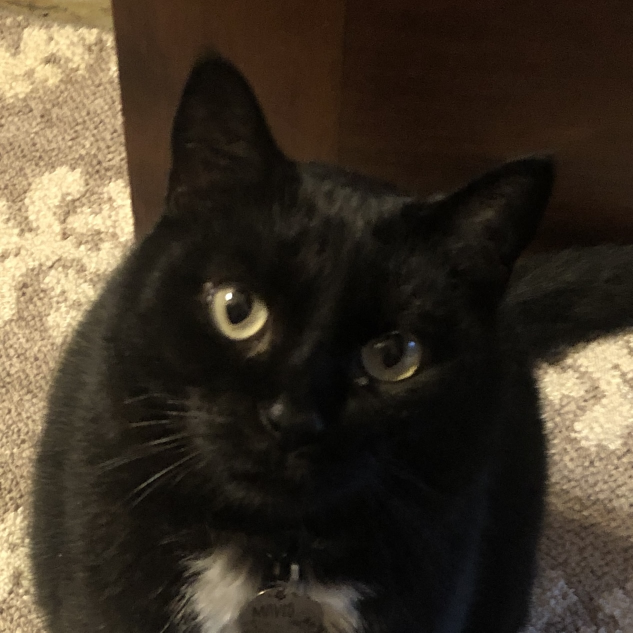
#> input picture data/mavis.png, 1265 x 1265 px, found by its file name (shown at 1/2 size); the run also reads 1 picture not shown here
$ jupyter execute hw2.ipynb
#> lines starting #> are read from the running program, lines starting #| are printed output that depends on the picture; after the words box and inside, x2 and y2 are one past the last pixel; in counts of white or black regions, pixels touching at a corner belong together; pictures that were not available may be replaced by others from this repository, and a replacement may not be noted
COMP 546 Computer Vision\
HW 2\
Kevin McCoy

[cell 1]
# imports

import numpy as np
from scipy import signal
import cv2
import matplotlib.pyplot as plt
from google.colab.patches import cv2_imshow

[cell 2]
# Problem 1.1

def gaussian2D(sigma, kernel_size):
    x, y = np.meshgrid(np.linspace(-1, 1, kernel_size[0]),
                       np.linspace(-1, 1, kernel_size[1]))

    sum_squares = np.sqrt(x**2+y**2)

    kernel = np.exp(-(sum_squares**2 / (2.0 * sigma**2)))

    return kernel / sum(sum(kernel))

f = gaussian2D(1, (9,9))

plt.imshow(f, interpolation="nearest", origin="upper")
plt.colorbar()
plt.show()

[cell 3]
# Problem 1.2

def blur(img, kernel):
    return signal.convolve2d(img, kernel, mode="same")


# Prepare images
A = cv2.imread("/content/mavis.png")
#> A is the input picture: shape (1265, 1265, 3); mean B, G, R 39.2, 52.3, 62.1
B = cv2.imread("/content/hazel.png")
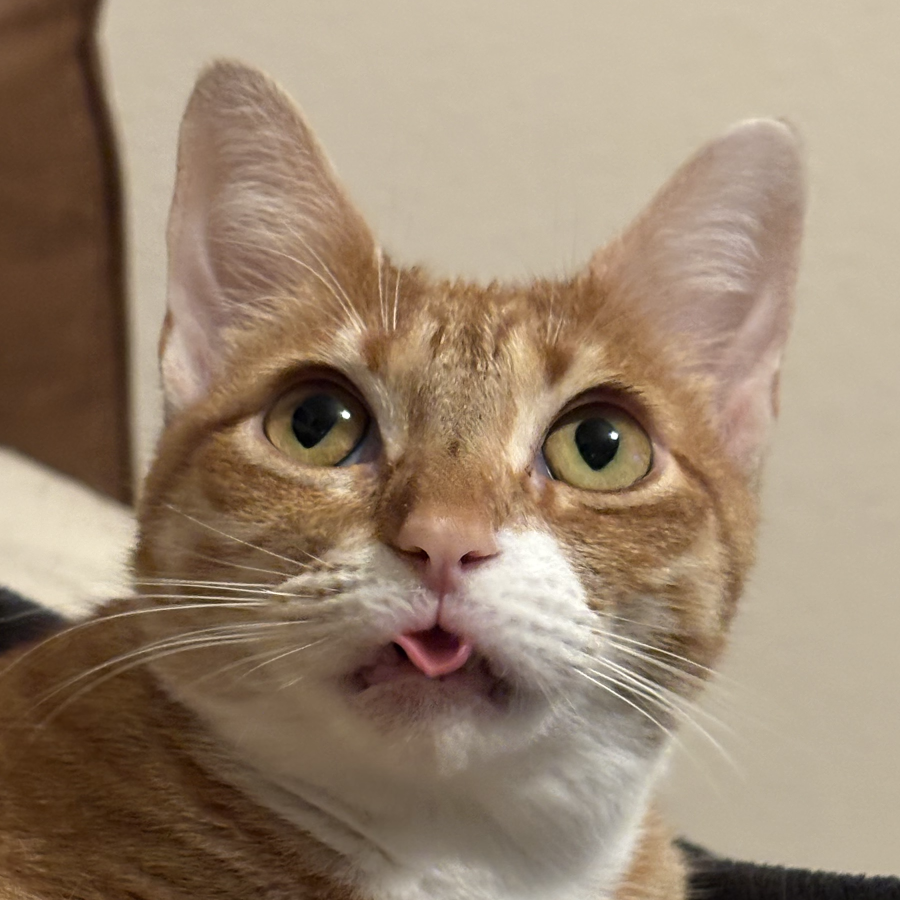
#> input picture data/hazel.png, 1800 x 1800 px, found by its file name (shown at 1/2 size)
#> B is the input picture: shape (1800, 1800, 3); mean B, G, R 112.3, 133.7, 154

A = cv2.cvtColor(A, cv2.COLOR_BGR2GRAY)
#> A: shape (1265, 1265)
B = cv2.cvtColor(B, cv2.COLOR_BGR2GRAY)
#> B: shape (1800, 1800)

A = cv2.resize(A, (256, 256)).astype(np.float32)
#> A: shape (256, 256) float32
B = cv2.resize(B, (256, 256)).astype(np.float32)
#> B: shape (256, 256) float32


# cv2_imshow(A)
# cv2_imshow(B)

# cv2_imshow(blur(A, gaussian2D(5, (10, 10))))

kernel = gaussian2D(1, (15, 15))

blur_B = blur(B, kernel)
blur_A = (A-blur(A, kernel))

C = blur_B + blur_A

cv2_imshow(C)

C_down = C[::2, ::2]
C_down = C_down[::2, ::2]
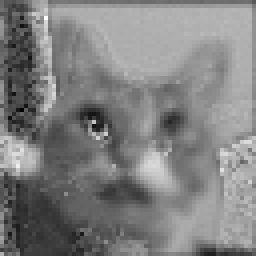
#> C_down: shape (64, 64) float64 (shown 4 times larger); min -15.2, max 284.2, mean 136.3; drawn with min black and max white

cv2_imshow(C_down)

cv2.imwrite('C.png',C)
cv2.imwrite('c_down.png',C_down)
#> Out = True

[cell 4]
# Problem 1.3

A_f = np.log(np.abs(np.fft.fftshift(np.fft.fft2(A))))
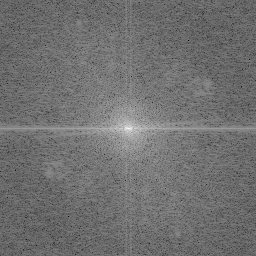
#> A_f: shape (256, 256) float64; min 1.34, max 15.07, mean 7.4; drawn with min black and max white
B_f = np.log(np.abs(np.fft.fftshift(np.fft.fft2(B))))
blur_B_f = np.log(np.abs(np.fft.fftshift(np.fft.fft2(blur_B))))
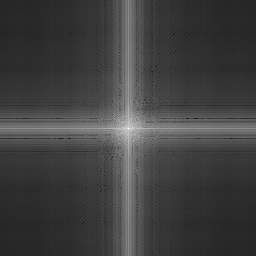
#> blur_B_f: shape (256, 256) float64; min -0.12, max 15.99, mean 3.96; drawn with min black and max white
blur_A_f = np.log(np.abs(np.fft.fftshift(np.fft.fft2(blur_A))))
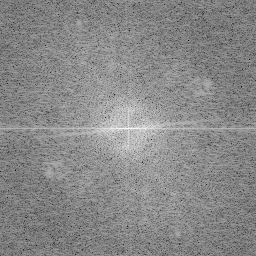
#> blur_A_f: shape (256, 256) float64; min 2.03, max 11.98, mean 7.37; drawn with min black and max white
C_f = np.log(np.abs(np.fft.fftshift(np.fft.fft2(C))))

plt.imshow(A_f)
plt.savefig("A_f.png")
plt.imshow(B_f)
plt.savefig("B_f.png")
plt.imshow(blur_B_f)
plt.savefig("blur_B_f.png")
plt.imshow(blur_A_f)
plt.savefig("blur_A_f.png")
plt.imshow(C_f)
plt.savefig("C_f.png")

[cell 5]
# [6 lines of commented-out code are left out]

[cell 6]
# Problem 1.5

# We can apply fourier transform to both images, and divide the blurred Fourier image by the original Foruier image. This is because convoultion in image space is equivalent to multiplication in Fourier space.


# est = blur_B_f / B_f

# est = np.fft.ifft2(est)

# plt.imshow(np.abs(est))

[cell 7]
# Problem 2.1

def gausspyr(I, n_levels, sigma):

  lst = list([I])

  new_I = I

  for level in range(1, n_levels):

    new_I = blur(new_I, gaussian2D(sigma, (20,20)))

    new_I = new_I[::2, ::2]

    lst = lst + [new_I]

  return lst

[cell 8]
# Problem 2.2

def lappyr(I, n_levels, sigma):

  g_pyra = gausspyr(I, n_levels, sigma)

  lst = list()

  for i in range(n_levels-1):

    x, y = g_pyra[i].shape

    new_img = np.zeros((x,y))

    new_img[::2, ::2] = g_pyra[i+1]

    new_img = blur(new_img, np.array([[0.25, 0.5, 0.25], [0.5, 1, 0.5], [0.25, 0.5, 0.25]]))

    new_img = g_pyra[i] - new_img

    lst = lst + [new_img]

  lst = lst + [g_pyra[-1]]

  return lst

[cell 9]
# Reset images

A = cv2.imread("/content/mavis.png")
B = cv2.imread("/content/hazel.png")

A = cv2.resize(A, (256, 256))
#> A: shape (256, 256, 3)
B = cv2.resize(B, (256, 256))
#> B: shape (256, 256, 3)

cv2_imshow(B[:,:,0])

[cell 10]
mask = np.concatenate((np.zeros((256, 128)), np.ones((256, 128))), axis=1).astype(np.uint8)*255

for img in gausspyr(mask, 4, 5):
  cv2_imshow(img)
#> this loop made 4 passes
#> pass 1, `cv2_imshow(img)`:
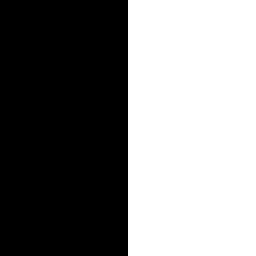
#> shown: shape (256, 256); 50% white; 1 white region, box (x1, y1, x2, y2) and area: (128, 0, 256, 256) 32768

[cell 11]
b_lp = lappyr(B[:,:,0], 4, 1)
#> in gausspyr (call 2), `lst = list([I])`: lst = 1 item
#> the loop in gausspyr (call 2), `for level in range(1, n_levels): ` made 3 passes
#> pass 1, in gausspyr (call 2), `new_I = blur(new_I, gaussian2D(sigma, (20,20)))`:
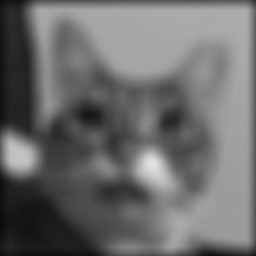
#> new_I: shape (256, 256) float64; min 11.78, max 225.5, mean 108.2
#> in lappyr, `g_pyra = gausspyr(I, n_levels, sigma)`: g_pyra = 4 items
#> the loop in lappyr, `for i in range(n_levels-1): ` made 3 passes
#> pass 1, in lappyr, `new_img = g_pyra[i] - new_img`:
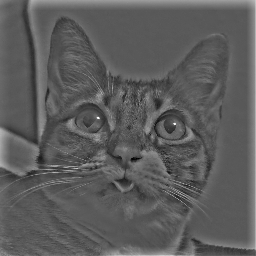
#> new_img: shape (256, 256) float64; min -117.5, max 217.8, mean 4.2; drawn with min black and max white
#> after the loop in lappyr, `for i in range(n_levels-1):`:
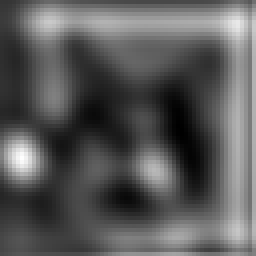
#> new_img: shape (64, 64) float64 (shown 4 times larger); min -26.85, max 84.65, mean 12.4; drawn with min black and max white
#> b_lp = 4 items
g_lp = lappyr(B[:,:,1], 4, 1)
#> call 3 of gausspyr, with n_levels = 4, sigma = 1
#> in gausspyr (call 3), `lst = list([I])`: lst = 1 item
#> after the loop in gausspyr (call 3), `for level in range(1, n_levels):`:
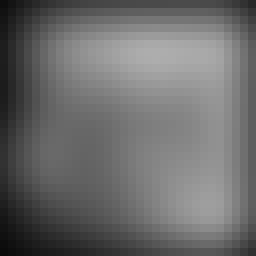
#> new_I: shape (32, 32) float64 (shown 8 times larger); min 11.26, max 173.9, mean 107.3
#> g_lp = 4 items
r_lp = lappyr(B[:,:,2], 4, 1)
#> r_lp = 4 items

for i in range(len(g_lp)):
  cv2_imshow(cv2.merge((b_lp[i], g_lp[i], r_lp[i])))

[cell 12]
# Problem 2.3

mask = np.concatenate((np.zeros((256, 128)), np.ones((256, 128))), axis=1)

def blend(A, B, mask):

  A_lp = lappyr(A, 4, 5)
#> A_lp = 4 items
  B_lp = lappyr(B, 4, 5)
#> B_lp = 4 items

  mask_gp = gausspyr(mask, 4, 5)
#> mask_gp = 4 items

  new_lst = list()

  for k, I in enumerate(mask_gp):

    new_img = np.multiply(A_lp[k], I) + np.multiply(B_lp[k], 1-I)

    new_lst = new_lst + [new_img]

  return new_lst

combined_AB_lp = blend(A[:,:,0], B[:,:,0], mask)
#> combined_AB_lp = 4 items

[cell 13]
for img in combined_AB_lp:
  cv2_imshow(img)

[cell 14]
def invert_lp(lp):
  temp_lst = lp
#> temp_lst = 4 items

  for k in range(len(lp)-1):

    img = temp_lst[-(k+1)]

    # upsample image
    x, y = img.shape
    new_img = np.zeros((x*2,y*2))
    new_img[::2, ::2] = img
    new_img = blur(new_img, np.array([[0.25, 0.5, 0.25], [0.5, 1, 0.5], [0.25, 0.5, 0.25]]))

    temp_lst[-(k+2)] = temp_lst[-(k+2)] + new_img
#> this loop made 3 passes
#> (x, y) on passes 1 to 3: (32, 32), (64, 64), (128, 128)

  return temp_lst[0]

[cell 15]
new_img = invert_lp(combined_AB_lp)

cv2_imshow(new_img)

[cell 16]
combined_AB_lp = blend(A[:, :, 0], B[:, :, 0], mask)
#> the loop in blend (call 2), `for k, I in enumerate(mask_gp): ` made 4 passes
b = invert_lp(combined_AB_lp)
#> the loop in invert_lp (call 2), `for k in range(len(lp)-1): ` made 3 passes

combined_AB_lp = blend(A[:, :, 1], B[:, :, 1], mask)
g = invert_lp(combined_AB_lp)

combined_AB_lp = blend(A[:, :, 2], B[:, :, 2], mask)
r = invert_lp(combined_AB_lp)

out_img = cv2.merge((b,g,r))

cv2_imshow(out_img)

[cell 17]
cv2.imwrite('blended.png', out_img)
#> Out = True

[cell 18]
# Problem 2.4

mask = np.concatenate((np.zeros((256, 32)), np.ones((256, 32))), axis=1)

mask = np.tile(mask, 4)

combined_AB_lp = blend(A[:, :, 0], B[:, :, 0], mask)
b = invert_lp(combined_AB_lp)

combined_AB_lp = blend(A[:, :, 1], B[:, :, 1], mask)
g = invert_lp(combined_AB_lp)

combined_AB_lp = blend(A[:, :, 2], B[:, :, 2], mask)
r = invert_lp(combined_AB_lp)

out_img = cv2.merge((b,g,r))

cv2_imshow(out_img)

cv2.imwrite('blended_2.png', out_img)
#> Out = True
